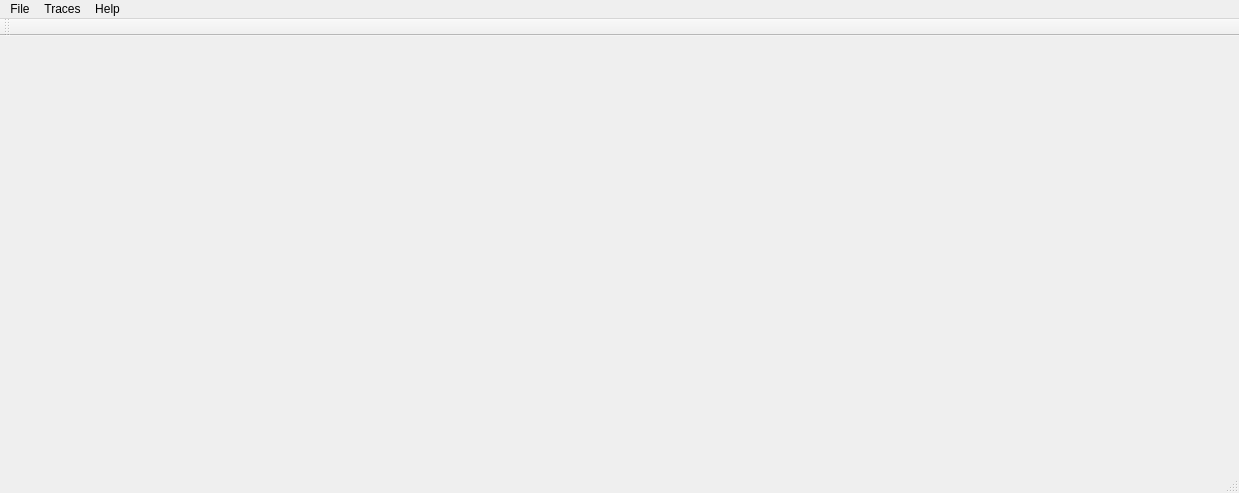
<?xml version="1.0" encoding="UTF-8"?>
<ui version="4.0">
 <class>MainWindow</class>
 <widget class="QMainWindow" name="MainWindow">
  <property name="geometry">
   <rect>
    <x>0</x>
    <y>0</y>
    <width>1239</width>
    <height>493</height>
   </rect>
  </property>
  <property name="windowTitle">
   <string>MainWindow</string>
  </property>
  <property name="autoFillBackground">
   <bool>false</bool>
  </property>
  <property name="styleSheet">
   <string notr="true"/>
  </property>
  <widget class="QWidget" name="centralWidget">
   <property name="styleSheet">
    <string notr="true"/>
   </property>
  </widget>
  <widget class="QMenuBar" name="menuBar">
   <property name="geometry">
    <rect>
     <x>0</x>
     <y>0</y>
     <width>1239</width>
     <height>21</height>
    </rect>
   </property>
   <widget class="QMenu" name="menuFile">
    <property name="title">
     <string>File</string>
    </property>
    <addaction name="actionOpen"/>
    <addaction name="separator"/>
    <addaction name="actionExit"/>
   </widget>
   <widget class="QMenu" name="menuTraces">
    <property name="title">
     <string>Traces</string>
    </property>
    <addaction name="actionShow_data"/>
    <addaction name="actionHide_data"/>
    <addaction name="actionInfo"/>
   </widget>
   <widget class="QMenu" name="menuHelp">
    <property name="title">
     <string>Help</string>
    </property>
    <addaction name="actionAbout"/>
   </widget>
   <addaction name="menuFile"/>
   <addaction name="menuTraces"/>
   <addaction name="menuHelp"/>
  </widget>
  <widget class="QToolBar" name="mainToolBar">
   <attribute name="toolBarArea">
    <enum>TopToolBarArea</enum>
   </attribute>
   <attribute name="toolBarBreak">
    <bool>false</bool>
   </attribute>
  </widget>
  <widget class="QStatusBar" name="statusBar"/>
  <action name="actionOpen">
   <property name="text">
    <string>Open</string>
   </property>
  </action>
  <action name="actionExit">
   <property name="text">
    <string>Exit</string>
   </property>
  </action>
  <action name="actionShow_data">
   <property name="text">
    <string>Show data</string>
   </property>
  </action>
  <action name="actionHide_data">
   <property name="text">
    <string>Hide data</string>
   </property>
  </action>
  <action name="actionInfo">
   <property name="text">
    <string>Info</string>
   </property>
  </action>
  <action name="actionAbout">
   <property name="text">
    <string>About</string>
   </property>
  </action>
 </widget>
 <layoutdefault spacing="6" margin="11"/>
 <resources/>
 <connections/>
</ui>
